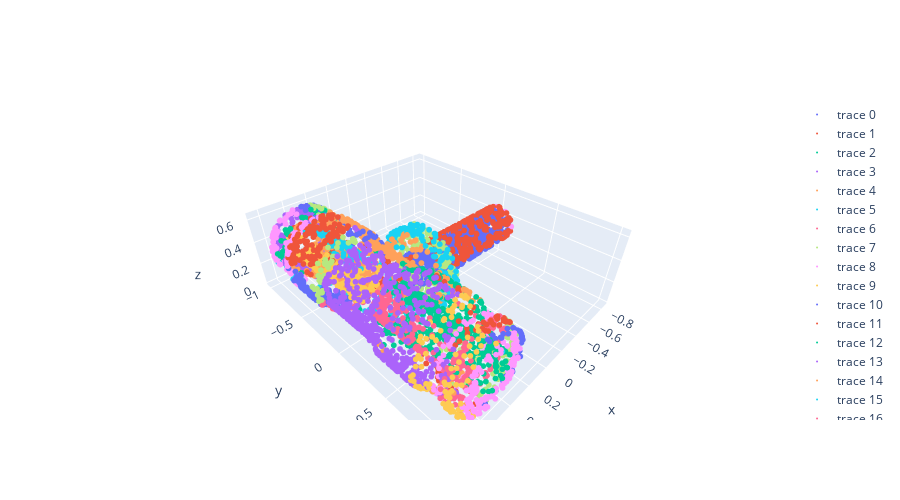

Notebook code for this chart:
### Code cell
display_segmentation(points_sub_onshape, cluster_ids_onshape)
